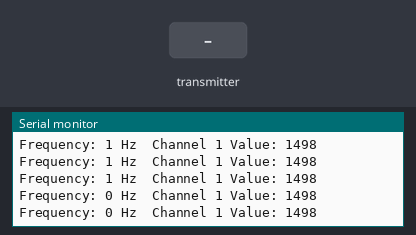
A sketch run on a simulated Arduino Uno, built with avr-gcc and run on an emulated ATmega328P. On the bench: the last lines printed to the serial monitor. The test bench sets the inputs (shaded band). No radio packets arrive unless stated.

Above: at 1.2 s.
1.3 s: the transmitter starts sending ch1 = 0
At 1.32 s:
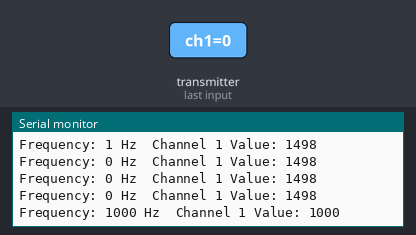
2.8 s: the transmitter starts sending ch1 = 64
At 2.84 s:
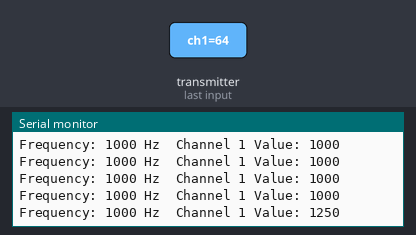
Timing chart, 0 to 5.8 s (numbered marks = the images above; inputs shaded):
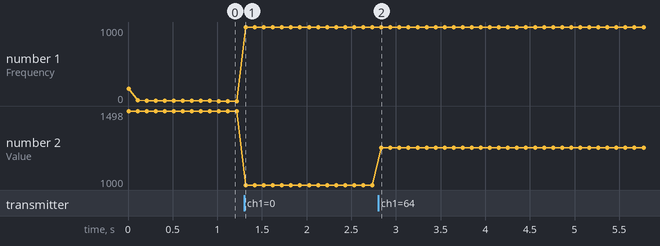

The sketch:

Receiver_ckt_code.ino
```cpp
#include <SPI.h> // it is for serial interface commnication
#include <nRF24L01.h> // it is for NRF24LO1 MODULE
#include <RF24.h> // providing interface with with NRF24L01 module

const uint64_t pipeIn = 0xE8E8F0F0E1LL;// address of reciever pipe , use that in transmitter
RF24 radio(10, 12); // chip select pin and chip enable pin

// The sizeof this struct should not exceed 32 bytes
struct Received_data { // created a class....
  byte ch1;  // variable chi which one byte....
};

int ch1_value = 0;
Received_data received_data; // here we created object of class

unsigned long last_Time = 0; // time when last pachet was recieved
unsigned int frequency = 0; // frequency of communication

/**************************************************/

void setup()
{
  Serial.begin(9600);
  received_data.ch1 = 127;// initialise it with value 127

  //Once again, begin and radio configuration
  radio.begin();
  radio.setAutoAck(false);
  radio.setDataRate(RF24_250KBPS);
  radio.openReadingPipe(1,pipeIn);

  //We start the radio comunication
  radio.startListening();

}

/**************************************************/

//We create the function that will read the data each certain time
void receive_the_data()
{
  while ( radio.available() ) {
    radio.read(&received_data, sizeof(Received_data));//reading the data and updating recieved data
    last_Time = millis(); //Here we receive the data
  }
}

/**************************************************/

void loop()
{
  //Receive the radio data
  receive_the_data();

  // Calculate frequency
  unsigned long current_Time = millis();
  if (current_Time - last_Time != 0) {
    frequency = 1000 / (current_Time - last_Time); // Calculate frequency in Hz
  }

  ch1_value = map(received_data.ch1, 0, 255, 1000, 2000);

  // Display frequency and channel value
  Serial.print("Frequency: ");
  Serial.print(frequency);
  Serial.print(" Hz\t");
  Serial.print("Channel 1 Value: ");
  Serial.println(ch1_value);

  delay(100); // Delay to stabilize the output
}
```

Measured:
- after the input at 1.3 s, the serial monitor: prints a new line at once (image 1)
- after the input at 2.8 s, the serial monitor: prints a new line at once (image 2)
- plotted number 1: 0 → 1000 after the input at 1.3 s
- plotted number 2: 1498 → 1000 after the input at 1.3 s, 1000 → 1250 after the input at 2.8 s
